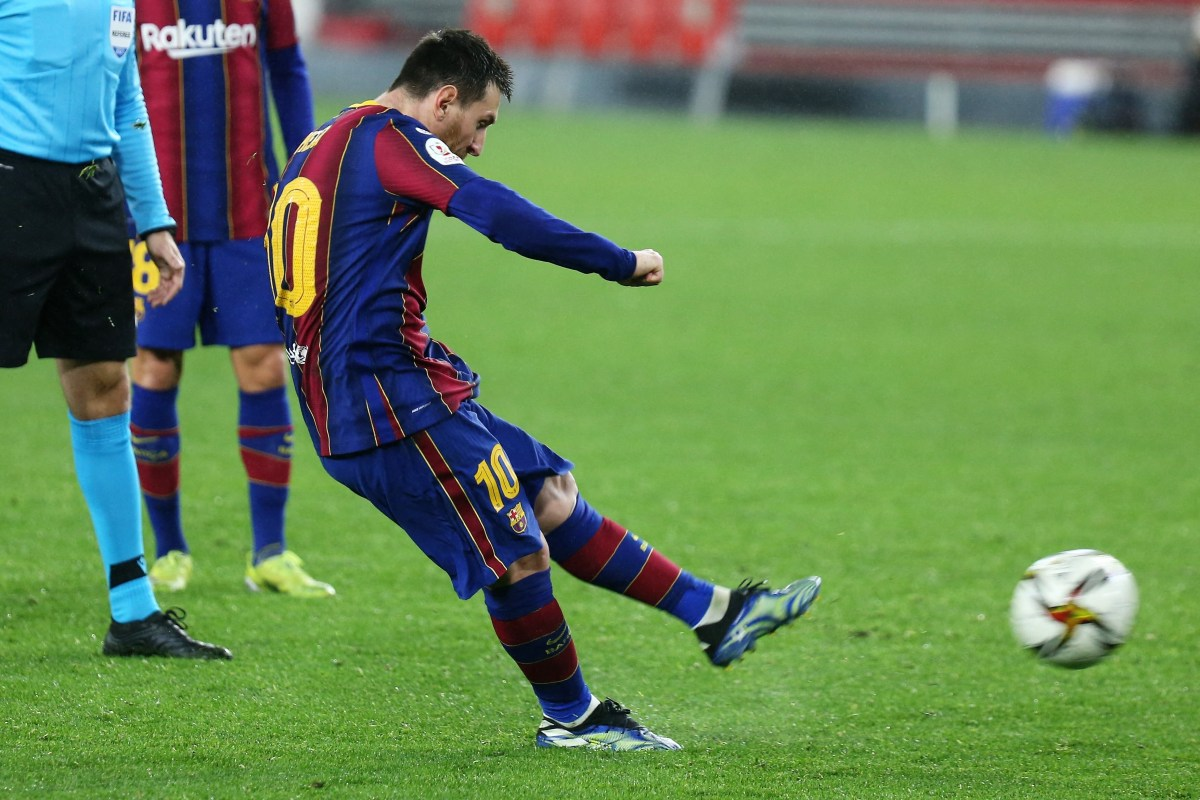
#> input picture photos/messi.jpeg, 1200 x 800 px, found by its file name
$ python template_matching.py
#> lines starting #> are read from the running program, lines starting #| are printed output that depends on the picture; after the words box and inside, x2 and y2 are one past the last pixel; in counts of white or black regions, pixels touching at a corner belong together
import cv2 as cv
import numpy as np

#read image original
img_original_1 = cv.imread(r'C:\Users\amora\OneDrive\Documents\Visual Studio Code\Course_Imageproccesing2\photos\messi.jpeg' )
#> img_original_1 is the input picture: shape (800, 1200, 3); mean B, G, R 84.9, 132.6, 100.5
img_original = cv.cvtColor(img_original_1 , cv.COLOR_BGR2GRAY)
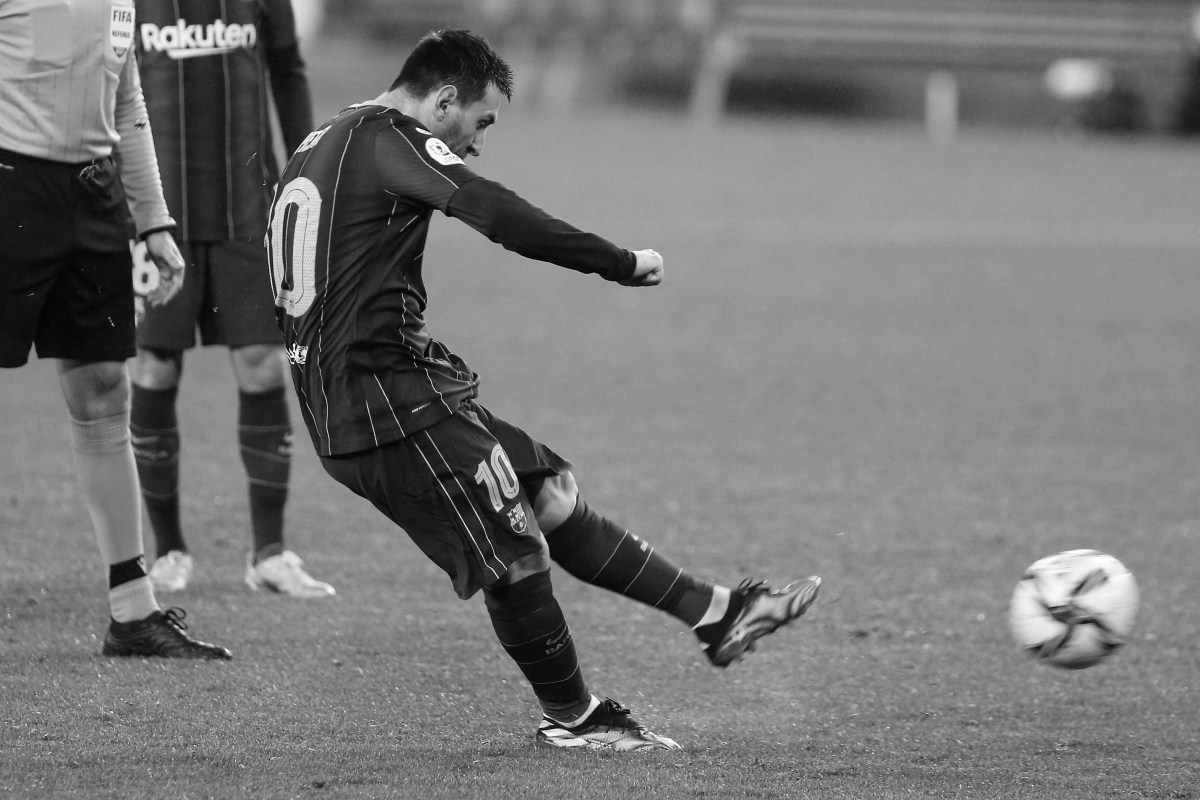
#> img_original: shape (800, 1200); min 1, max 255, mean 117.5

#read template img
img_template = cv.imread(r'C:\Users\amora\OneDrive\Documents\Visual Studio Code\Course_Imageproccesing2\photos\messi2.jpeg' , 0 )
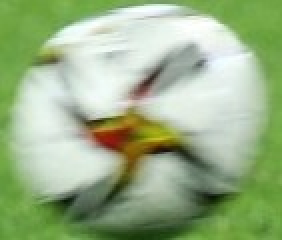
#> input picture photos/messi2.jpeg, 141 x 120 px, found by its file name (shown 2 times larger)
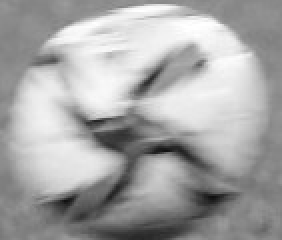
#> img_template: shape (120, 141) (shown 2 times larger); min 15, max 255, mean 166.2

width_temp  = img_template.shape[1]
#> width_temp = 141
height_temp = img_template.shape[0]
#> height_temp = 120


#result of temp match
result = cv.matchTemplate(img_original , img_template , cv.TM_CCOEFF_NORMED)
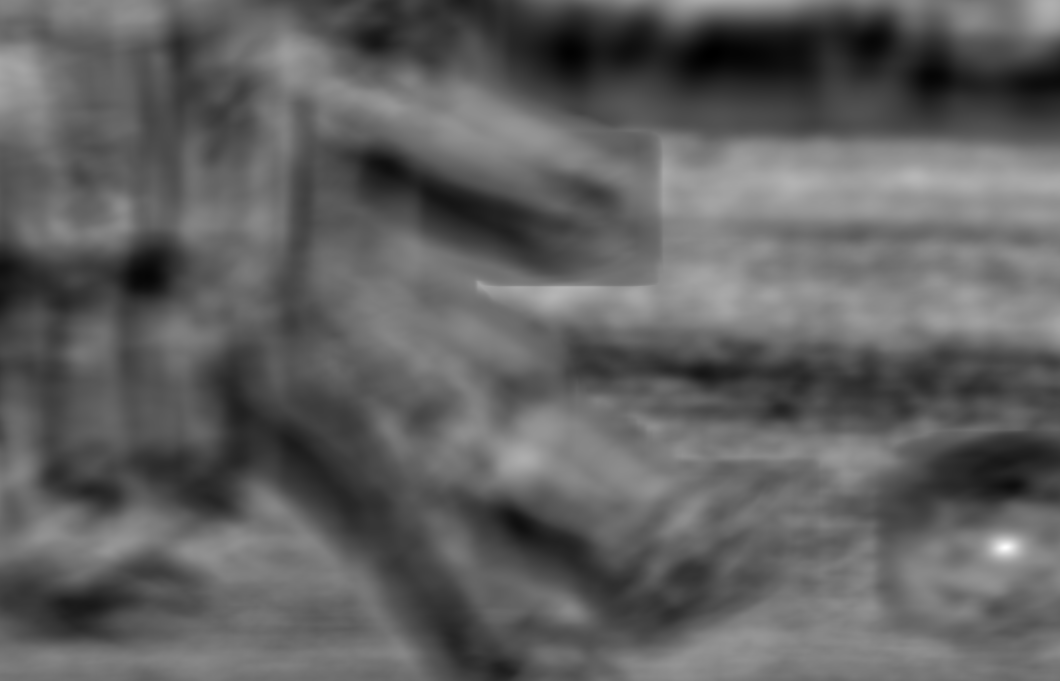
#> result: shape (681, 1060) float32; min -0.573, max 1, mean 0.023; drawn with min black and max white

# print(result)

#getting brightness point
threshold = 0.9995
location = np.where(result >= threshold )
#> location = ([547], [1005])

# print(location)

#make rect on point
for point in zip(*location[::-1]) :

    #making rect
    cv.rectangle(img_original_1 , point , (point[0]+width_temp , point[1]+height_temp) , (0,255,0) , 1 )
#> this loop made 1 pass
#> point on pass 1: (1005, 547)
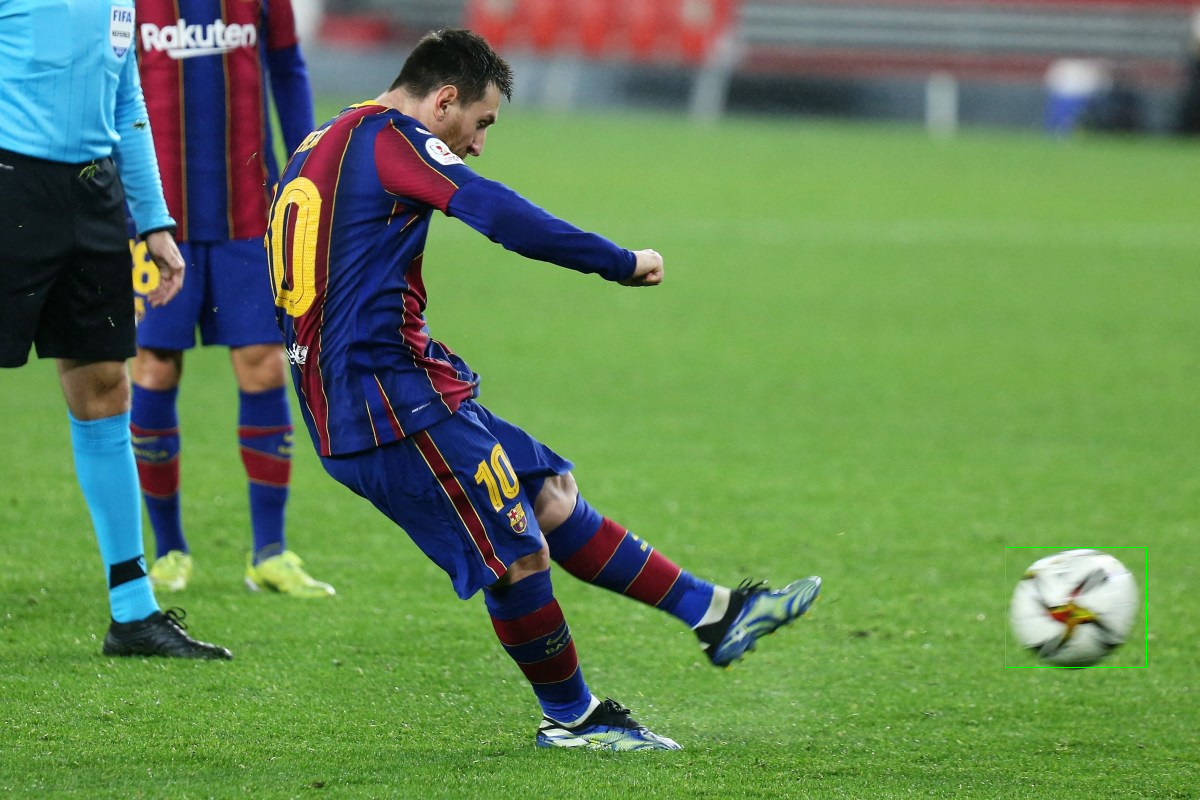
#> img_original_1: shape (800, 1200, 3); 0.05% of pixels changed, all inside (x1, y1, x2, y2) = (1005, 547, 1147, 668)


#show image
cv.imshow('image' , img_original_1)

cv.waitKey(0)
cv.destroyAllWindows()
